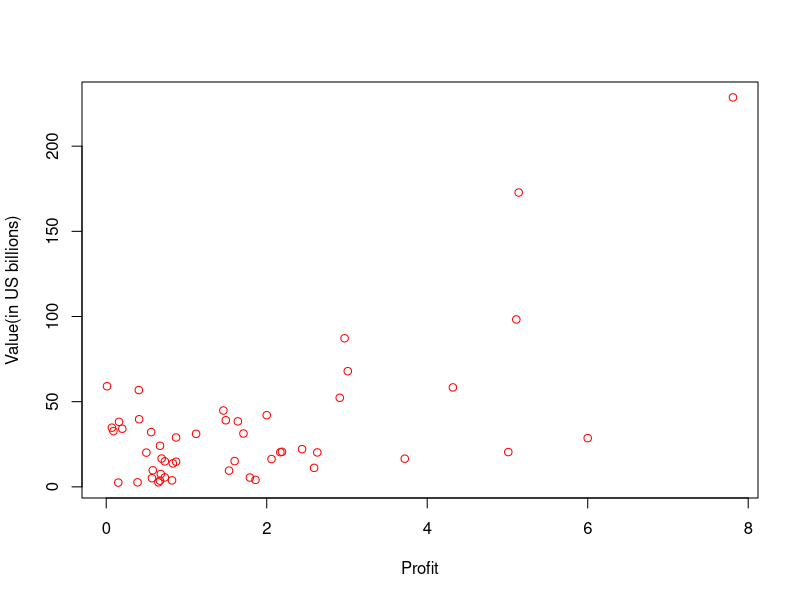
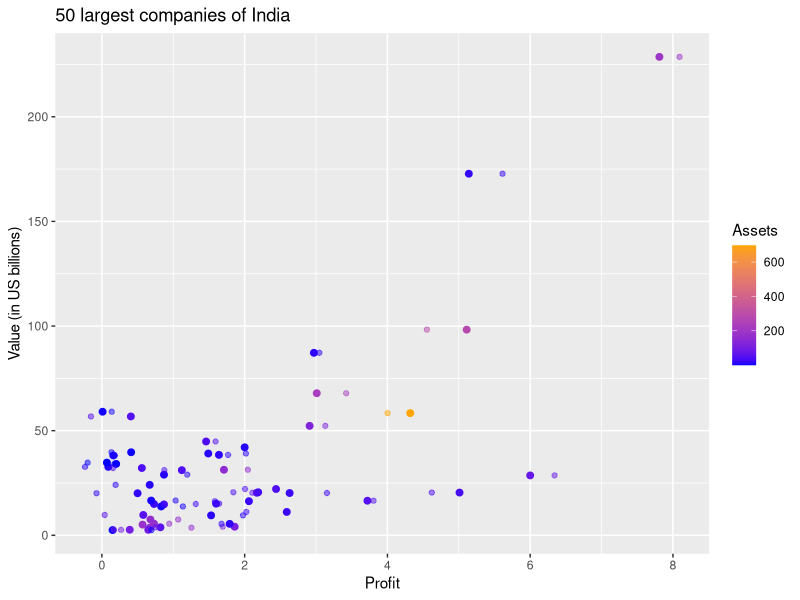
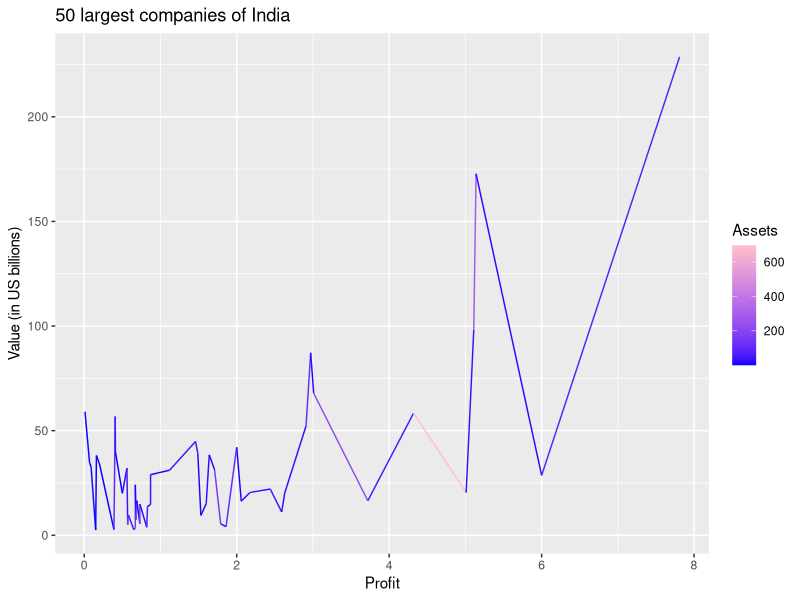
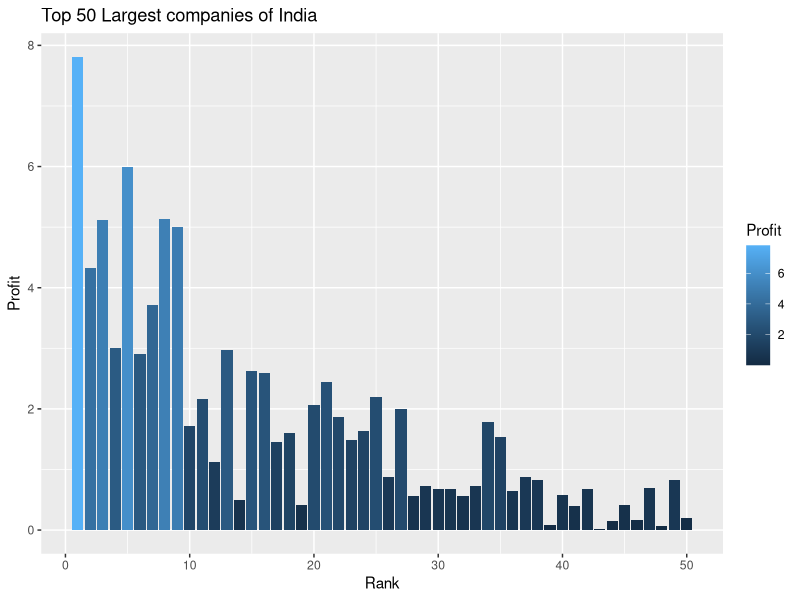
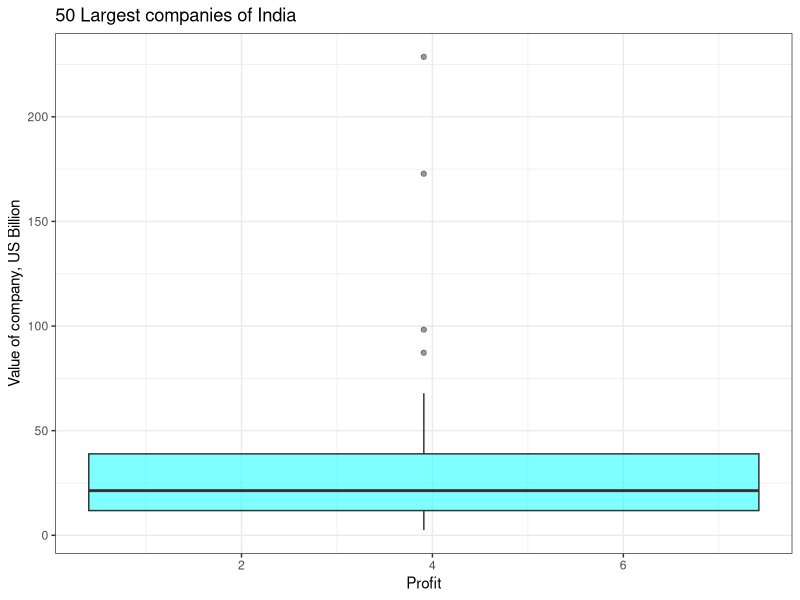
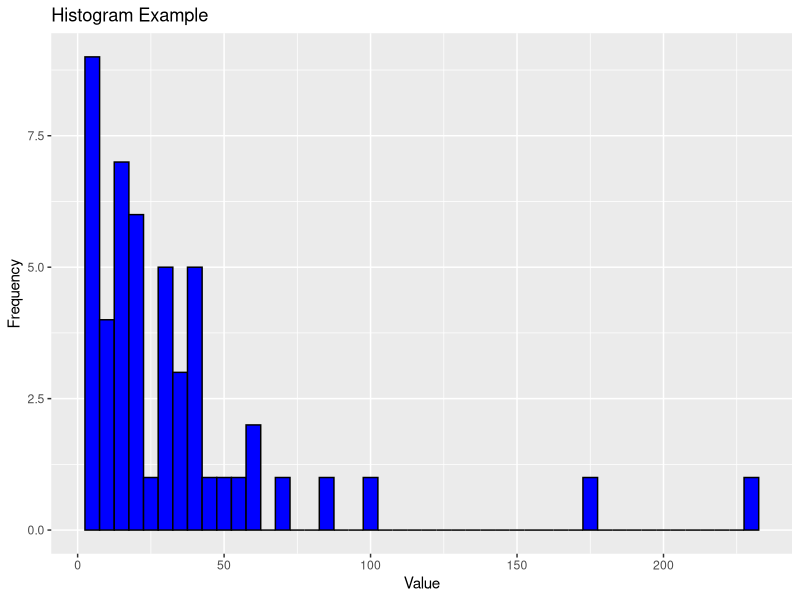

Generate these figures, in order, with R:
setwd("E:/projects/micro project")
getwd()
data = read.csv("companies.csv")
data
summary(data)
str(data)
# Check for missing values in x and y
if (any(is.na(data$Profit)) || any(is.na(data$Value))) {
  # Handle missing values here, such as removing or imputing them
  data <- na.omit(data)  # Remove rows with missing values
}

# Create the plot
plot(data$Profit, data$Value, xlab = "Profit", ylab = "Value(in US billions)", col = "red")
library(ggplot2)
library(tidyr)
library(dplyr)
#custom_colors <- scale_color_gradientn(colors = c("blue", "green", "red"),
                                      # values = scales::rescale(c(0, mean(data$Assets), max(data$Assets))),
                                       #name = "Assets")



                                   # scatter Graph 
ggplot(data, aes(Profit,Value,color= Assets)) +
  geom_point(size = 2) +
  geom_jitter(width = 0.6, alpha = 0.5) +
  #custom_colors +
  scale_color_gradient(low = "blue" ,high = "orange") +     # Specify your color range
  labs(title = "50 largest companies of India", x = "Profit", y = "Value (in US billions)")




                                  # line Graph
ggplot(data, aes(x = Profit, y = Value, color = Assets)) +
  geom_line() +
scale_color_gradient(low = "blue" ,high = "pink") +                      # Specify your color range
    labs(title = "50 largest companies of India", x = "Profit", y = "Value (in US billions)")
                                   

                                



                                   # Bar Graph

ggplot(data, aes(x = Rank, y = Profit, fill = Profit)) +
  geom_bar(stat = "identity", position = "dodge") +
  labs(x = "Rank", y = "Profit",title ="Top 50 Largest companies of India")





                                   #BOXplot 

ggplot(data, aes(x = Profit, y = Value, fill = Assets)) +
  geom_boxplot(fill = "cyan", alpha = 0.5) +
  theme_bw() +
  labs(title = "50 Largest companies of India", x = "Profit", y = "Value of company, US Billion" ,fill ="Transmissions")




                                  #Histograph 
#hist(data$Value , xlab ="Value",main =" Histogram for Value" , col ="yellow")
ggplot(data, aes(x = Value)) +
  geom_histogram(binwidth = 5, fill = "blue", color = "black") +
  labs(title = "Histogram Example", x = "Value", y = "Frequency")
